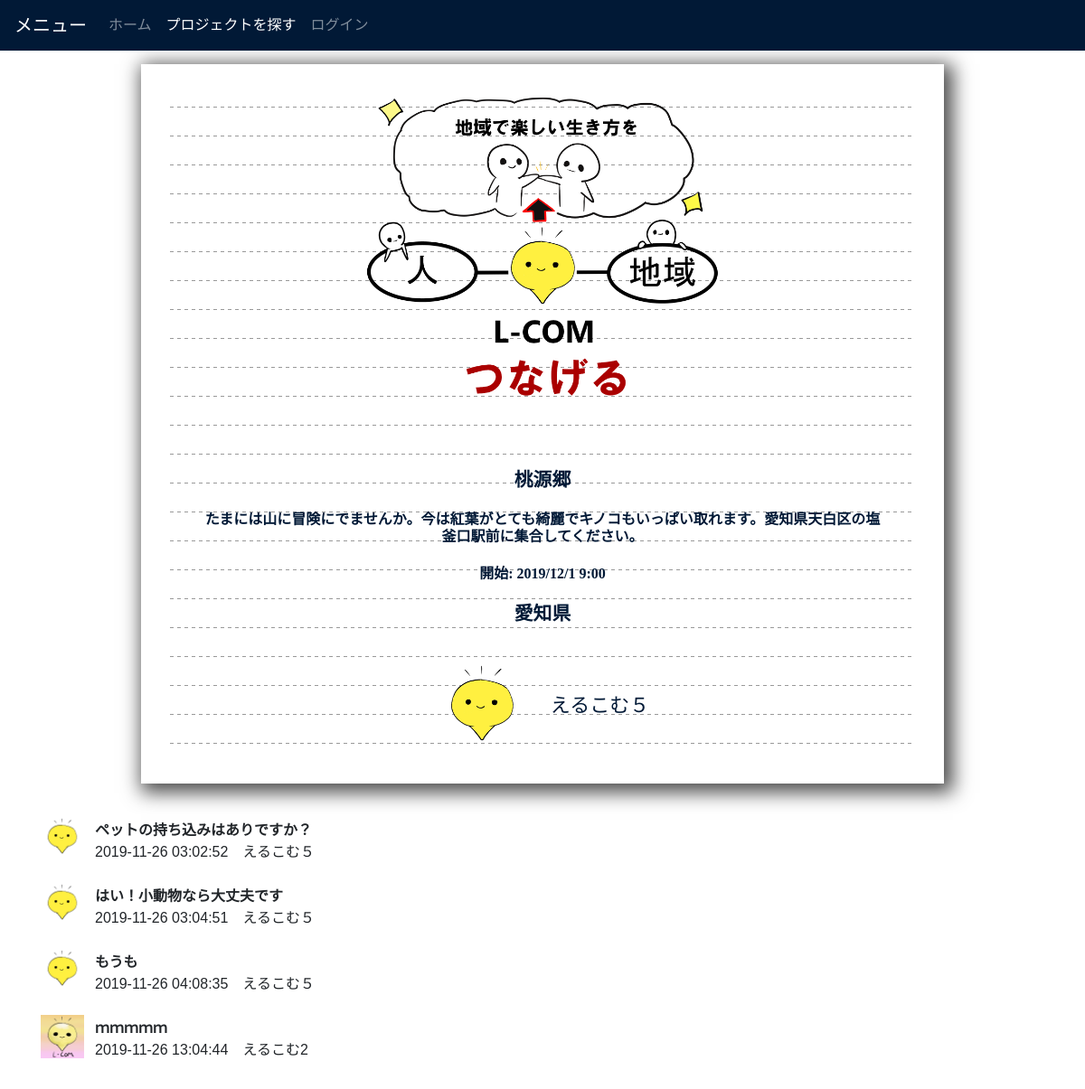
Page /lcom_web/project/content.php?id=22 on the committed database.
### tables this page shows
CREATE TABLE `projects` (
  `id` int(11) NOT NULL,
  `project_name` varchar(255) NOT NULL,
  `message` text NOT NULL,
  `member_id` int(11) NOT NULL,
  `place` varchar(255) NOT NULL,
  `project_picture` varchar(255) NOT NULL,
  `open_year` int(11) NOT NULL,
  `open_month` int(11) NOT NULL,
  `open_date` int(11) NOT NULL,
  `open_time` int(11) NOT NULL,
  `place_id` int(11) NOT NULL,
  `pro_point` int(11) NOT NULL,
  `created` datetime NOT NULL,
  `modified` timestamp NOT NULL DEFAULT current_timestamp() ON UPDATE current_timestamp()
);

CREATE TABLE `members` (
  `id` int(11) NOT NULL,
  `name` varchar(255) NOT NULL,
  `email` varchar(255) NOT NULL,
  `password` varchar(128) NOT NULL,
  `picture` varchar(255) NOT NULL,
  `point` int(11) NOT NULL,
  `created` datetime NOT NULL,
  `modified` timestamp NOT NULL DEFAULT current_timestamp() ON UPDATE current_timestamp()
);

CREATE TABLE `posts` (
  `id` int(11) NOT NULL,
  `message` text NOT NULL,
  `member_id` int(11) NOT NULL,
  `reply_project_id` int(11) NOT NULL,
  `reply_message_id` int(11) NOT NULL,
  `created` datetime NOT NULL,
  `modified` timestamp NOT NULL DEFAULT current_timestamp() ON UPDATE current_timestamp()
);

### lcom_web/prefacture.php (called while the page is built, shortened)
<?php
function refer_prefecture($place_id){
    switch ($place_id) {
        case '4':
          $prefacture = '愛知県';
          break;
        }
    return $prefacture;
}

### lcom_web/project/content.php (the view, shortened to what this page needs)
<?php
require('../dbconnect.php');
require('../prefacture.php');
if (isset($_SESSION['id']) && $_SESSION['time'] + 3600 > time()) {
    $_SESSION['time'] = time();
    $loginflag = true;
} else {
    $loginflag = false;
}
$procards = $db->prepare('SELECT * FROM projects WHERE id=?');
$procards->execute(array($_REQUEST['id']));
$procard = $procards->fetch();
$members = $db->prepare('SELECT * FROM members WHERE id=?');
$members->execute(array($procard['member_id']));
$member = $members->fetch();
$coms = $db->prepare('SELECT m.name, m.picture, p.* FROM members m, posts p WHERE m.id=p.member_id AND reply_project_id=?');
$coms->execute(array($_REQUEST['id']));
?>
<!DOCTYPE html>
<html lang="ja">
<head>
    <link rel="stylesheet" href="https://stackpath.bootstrapcdn.com/bootstrap/4.3.1/css/bootstrap.min.css">
    <link rel="stylesheet" href="../style8.css">
</head>
<body>
    <nav class="navbar navbar-expand-lg navbar-dark">
        <a class="navbar-brand" href="#">メニュー</a>
        <div class="collapse navbar-collapse" id="navbarNavAltMarkup">
            <div class="navbar-nav">
                <a class="nav-item nav-link" href="../index.php">ホーム</a>
                <a class="nav-item nav-link active" href="joinproject.php">プロジェクトを探す<span class="sr-only">(current)</span></a>
                <?php if (!$loginflag) : ?>
                    <a class="nav-item nav-link" href="../login/login.php">ログイン</a>
                <?php endif; ?>
            </div>
        </div>
    </nav>
    <div class="container">
        <div class="pro_kakoi" style="text-align: center;">
            <div class="pro_inner" style="padding: 15px; text-align: center;">
                <img src="../image/project/<?php print(htmlspecialchars($procard['project_picture'], ENT_QUOTES)); ?>" class="card-img-top" alt="...">
                <div class="card-body">
                    <h2><?php print(htmlspecialchars($procard['project_name'], ENT_QUOTES)); ?></h2>
                    <h3><?php print(mb_substr(htmlspecialchars($procard['message'], ENT_QUOTES), 0, 800)); ?></h3>
                    <p>開始: <?php print(htmlspecialchars($procard['open_year'] . "/" . $procard['open_month'] . "/" . $procard['open_date'] . " " . $procard['open_time'] . ":00", ENT_QUOTES)); ?></p>
                    <h2><?php print(htmlspecialchars(refer_prefecture($procard['place_id']), ENT_QUOTES)); ?></h2>
                </div>
                <img class="pro_icon" style="vertical-align:top;" src="../image/icon/<?php print(htmlspecialchars($member['picture'], ENT_QUOTES)); ?>" /><span class="pro_icon_text"><?php print(htmlspecialchars($member['name'], ENT_QUOTES)); ?></span>
            </div>
        </div>
        <?php foreach ($coms as $com) : ?>
            <span class="item-header clearfix">
                <span class="item-user-icon">
                    <img src="../image/icon/<?php print(htmlspecialchars($com['picture'], ENT_QUOTES)); ?>" height="48" width="48" alt="icon" />
                </span>
                <span class="item-user-name">
                    <strong><?php print(htmlspecialchars($com['message'], ENT_QUOTES)); ?></strong>
                </span>
                <span class="item-date">
                <?php print(htmlspecialchars($com['created'], ENT_QUOTES)); ?>　<?php print(htmlspecialchars($com['name'], ENT_QUOTES)); ?>
                </span>
            </span>
        <?php endforeach; ?>
    </div>
</body>
</html>

### lcom_web/style8.css (style rules this page uses)
.pro_icon { display: inline-block; margin-right: 3%; border-radius: 50%; width: auto; max-width: 9%; height: auto; max-height: 9%; }
.pro_icon_text { display: inline-block; color: #011936; font-family: TanukiFont; font-size: 19px; }
.navbar { background-color: #011936; border-color: #3e6962; font-family: 'Noto Sans JP', sans-serif; }
.item-header { padding: 10px; font-family: 'Noto Sans JP', sans-serif; }
.item-user-icon { float: left; padding-top: 2%; }
.item-user-name, .item-date { display: block; margin-left: 60px; }
.pro_kakoi { background: #fff; padding: 1em 2em; width: 80%; margin: 15px auto; box-shadow: 5px 5px 20px 5px rgba(0, 0, 0, 0.7); }
.pro_inner { background-image: linear-gradient( 90deg, rgba(0, 0, 0, 0) 0%, rgba(0, 0, 0, 0) 50%, #ffff 50%, #ffff 50%), linear-gradient( 180deg, rgba(0, 0, 0, 0) 0%, rgba(0, 0, 0, 0) 97%, #999 97%, #999 100%); background-size: 8px 100%, 100% 2em; line-height: 2; }
.pro_inner h3, .pro_inner p { margin-bottom: 1em; font-size: 1em; color: #011936; font-family: TanukiFont; font-weight: bold; }
.pro_inner h2 { margin-bottom: 1em; font-size: 1.3em; color: #011936; font-family: TanukiFont; font-weight: bold; }
.pro_inner img { text-align: center; width: 50%; left: 20%; }
@media screen and (min-width: 767px) { .pro_icon { display: inline-block; margin-right: 3%; border-radius: 50%; width: auto; max-width: 13%; height: auto; max-height: 13%; } }
@media screen and (min-width: 767px) { .pro_icon_text { display: inline-block; color: #011936; font-family: TanukiFont; padding-top: 26px; font-size: 22px; } }

### rows in the picture
projects: project_picture (picture), project_name "桃源郷", message "たまには山に冒険にでませんか。今は紅葉がとても綺麗でキノコもいっぱい取れます。愛知県天白区の塩釜口駅前に集合してください。", open_year+open_month+open_date "2019/12/1 9:00", place "愛知県"
members: picture (picture), name "えるこむ５"
posts: member.picture (picture), message "ペットの持ち込みはありですか？", created "2019-11-26 03:02:52", member.name "えるこむ５"
posts: member.picture (picture), message "はい！小動物なら大丈夫です", created "2019-11-26 03:04:51", member.name "えるこむ５"
posts: member.picture (picture), message "もうも", created "2019-11-26 04:08:35", member.name "えるこむ５"
posts: member.picture (picture), message "ｍｍｍｍｍ", created "2019-11-26 13:04:44", member.name "えるこむ2"
